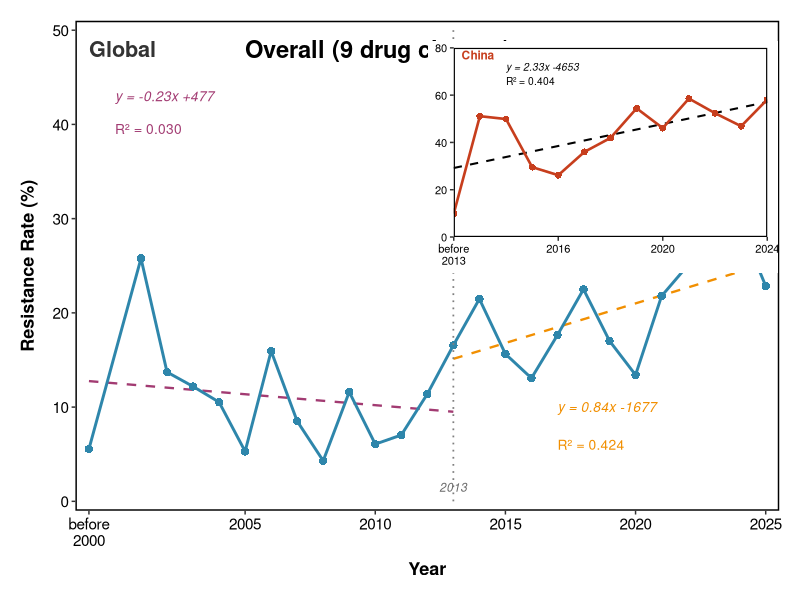
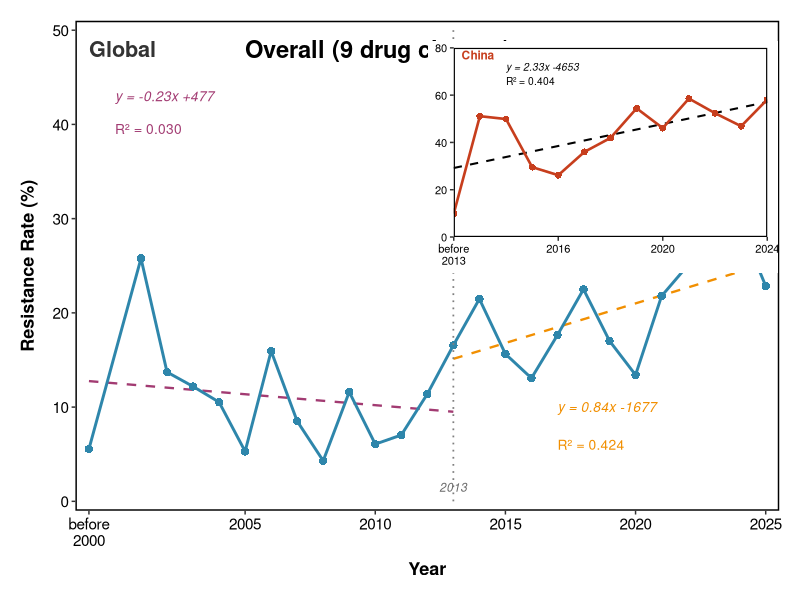
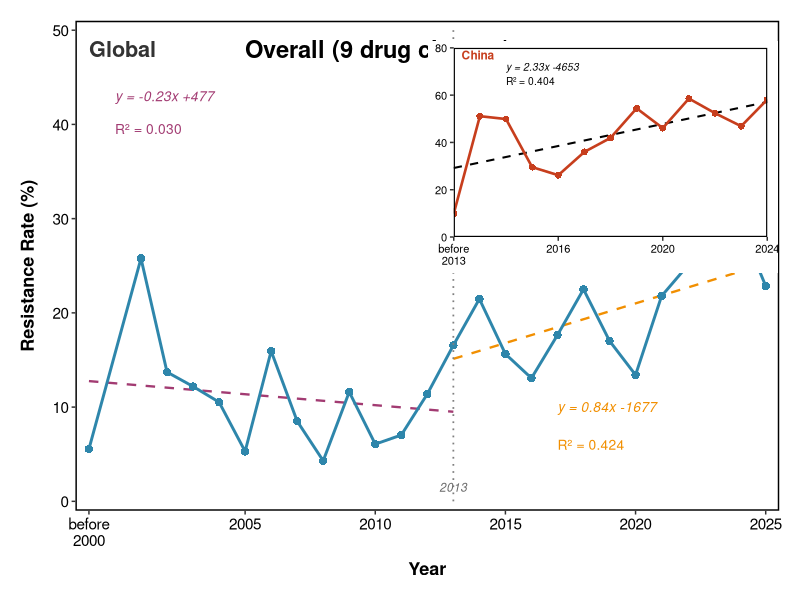
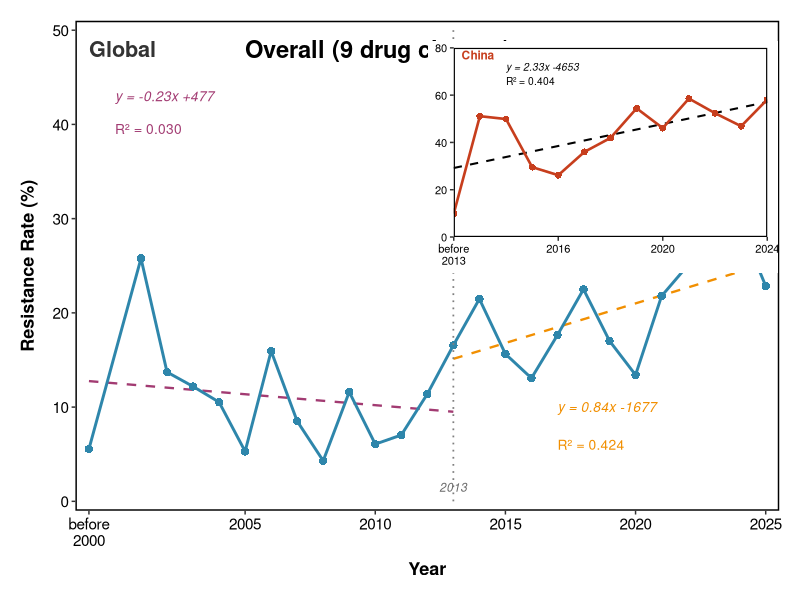

Generate these figures, in order, with R:
##============================================================
## Global & China Antibiotic Resistance Trends with Inset
## Analysis of 9 drug classes from before 2000 to 2025
##============================================================
library(ggplot2)
library(cowplot)
library(grid)

# Create output directory
if (!dir.exists("output")) dir.create("output", recursive = TRUE)

##============================================================
## 1. Main Dataset: 9 Drug Classes (before 2000 + 2001-2025, 26 values total)
##============================================================
main_list <- list(
  Penicillin = c(3.85, 8.00, 12.50, 5.38, 10.53, 5.30, 3.53, 4.94,
                 2.38, 11.94, 3.85, 3.33, 6.72, 16.78, 20.07, 10.75,
                 10.10, 16.27, 13.82, 12.10, 9.87, 19.03, 14.71, 11.90,
                 16.08, 11.43),
  Macrolide = c(0.00, 0.00, 1.56, 1.08, 1.75, 0.00, 1.18, 0.00,
                0.60, 0.00, 0.00, 0.00, 0.00, 0.00, 1.86, 1.25,
                1.98, 2.96, 2.29, 0.95, 1.29, 4.18, 6.10, 5.68,
                13.00, 2.86),
  ESBL = c(0.00, 8.00, 12.50, 10.75, 0.00, 3.97, 14.12, 7.41,
           1.79, 3.73, 3.85, 10.00, 5.88, 6.71, 4.83, 7.00,
           3.56, 6.48, 11.86, 7.18, 6.80, 12.30, 19.25, 23.36,
           23.83, 14.29),
  Trimethoprim = c(4.80, 50.00, 15.63, 8.60, 3.51, 4.64, 15.29, 3.70,
                   1.79, 5.22, 3.08, 5.56, 5.88, 22.82, 20.07, 16.00,
                   13.66, 16.61, 24.16, 17.30, 13.59, 21.58, 24.41, 24.89,
                   22.23, 28.57),
  Tetracycline = c(11.54, 42.00, 25.00, 25.81, 29.82, 9.27, 30.59, 17.28,
                   10.12, 23.88, 13.85, 14.44, 16.81, 28.19, 41.26, 30.00,
                   24.95, 30.72, 38.08, 31.95, 25.40, 34.34, 41.16, 43.23,
                   47.55, 40.00),
  Phenicols = c(1.92, 12.00, 12.50, 12.90, 5.26, 3.97, 15.29, 6.17,
                3.57, 11.19, 4.62, 5.56, 3.36, 9.40, 12.27, 14.25,
                12.08, 14.11, 21.55, 13.04, 9.87, 22.04, 24.10, 22.60,
                28.96, 25.71),
  Quinolone = c(0.00, 0.00, 0.00, 0.00, 0.00, 0.00, 1.18, 0.00,
                0.60, 0.00, 3.08, 2.22, 4.20, 15.44, 16.73, 17.00,
                14.46, 20.25, 28.40, 18.43, 12.14, 20.42, 29.89, 29.80,
                35.35, 37.14),
  Aminoglycosides = c(14.42, 56.00, 21.88, 21.51, 21.05, 11.92, 30.59, 18.52,
                      8.93, 23.13, 13.08, 12.22, 36.97, 22.15, 36.80, 23.00,
                      17.43, 26.05, 34.60, 26.18, 20.55, 32.71, 35.99, 38.43,
                      43.22, 31.43),
  Sulfonamide = c(13.46, 56.00, 21.88, 23.66, 22.81, 8.61, 31.76, 18.52,
                  8.93, 25.37, 9.23, 10.00, 22.69, 27.52, 39.41, 21.50,
                  19.41, 25.37, 27.75, 26.09, 21.20, 29.47, 29.58, 31.22,
                  35.12, 14.29)
)

##============================================================
## 2. Inset Dataset: China (2012-2024, 13 values)
##============================================================
inset_list <- list(
  Penicillin = c(15.61, 72.00, 69.09, 20.75, 19.61, 48.96,
                 50.94, 60.87, 64.58, 63.51, 51.19, 28.85, 34.74),
  Macrolide = c(0.00, 0.00, 0.00, 1.89, 1.96, 4.17,
                5.66, 7.25, 0.00, 20.27, 22.62, 22.44, 41.78),
  ESBL = c(5.56, 0.00, 0.00, 1.89, 0.00, 2.08,
           1.89, 14.49, 4.17, 35.14, 34.52, 45.51, 48.83),
  Trimethoprim = c(2.78, 72.00, 69.09, 22.64, 21.57, 22.92,
                   45.28, 59.42, 62.50, 66.22, 47.62, 33.33, 32.39),
  Tetracycline = c(15.61, 72.00, 69.09, 50.94, 37.25, 52.08,
                   54.72, 81.16, 68.75, 68.92, 63.10, 60.90, 77.46),
  Phenicols = c(15.61, 32.00, 34.55, 52.83, 49.02, 32.29,
                43.40, 50.72, 12.50, 62.16, 57.14, 55.77, 61.50),
  Quinolone = c(0.00, 72.00, 69.09, 71.70, 64.71, 61.46,
                69.81, 76.81, 68.75, 74.32, 66.67, 58.33, 77.93),
  Aminoglycosides = c(15.61, 68.00, 69.09, 24.53, 21.57, 50.00,
                      54.72, 71.01, 66.67, 67.57, 69.05, 60.90, 78.87),
  Sulfonamide = c(18.39, 72.00, 69.09, 18.87, 19.61, 50.00,
                  50.94, 68.12, 66.67, 68.92, 59.52, 55.77, 69.95)
)

# Validation
stopifnot(length(main_list) == 9, length(inset_list) == 9)
stopifnot(all(sapply(main_list,  length) == 26))
stopifnot(all(sapply(inset_list, length) == 13))

##============================================================
## 3. Aggregate: Calculate mean resistance rate per year
##============================================================
main_mat  <- do.call(cbind, main_list)
inset_mat <- do.call(cbind, inset_list)

data <- data.frame(year = c("before2000", 2001:2025), 
                   value = rowMeans(main_mat))
data$year_num <- ifelse(data$year == "before2000", 1999, as.numeric(data$year))

data_before_2013 <- data[data$year_num <= 2013, ]
data_after_2013  <- data[data$year_num >= 2013, ]

data_inset <- data.frame(time = c(2012, 2013:2024), 
                         mean_count = rowMeans(inset_mat))

##============================================================
## 4. Linear Regression Analysis
##============================================================
model_before <- lm(value ~ year_num, data = data_before_2013)
model_after  <- lm(value ~ year_num, data = data_after_2013)

y_max_main  <- 50   # Main plot y-axis limit (adjust here for all plots)
y_cap_main  <- 50   # Main plot prediction line cap
y_cap_inset <- 80   # Inset prediction line cap

# Generate prediction lines
pred_before <- data.frame(year_num = seq(min(data_before_2013$year_num),
                                         max(data_before_2013$year_num), length.out = 100))
pred_before$value <- pmax(0, pmin(y_cap_main, predict(model_before, newdata = pred_before)))

pred_after <- data.frame(year_num = seq(min(data_after_2013$year_num),
                                        max(data_after_2013$year_num), length.out = 100))
pred_after$value <- pmax(0, pmin(y_cap_main, predict(model_after, newdata = pred_after)))

# Equation and R² formatting functions
make_eq <- function(m) paste0("y = ", sprintf("%.2f", coef(m)[2]), "x ", sprintf("%+.0f", coef(m)[1]))
make_r2 <- function(m) paste0("R² = ", sprintf("%.3f", summary(m)$r.squared))

equation_before <- make_eq(model_before)
r_squared_before <- make_r2(model_before)
equation_after  <- make_eq(model_after)
r_squared_after  <- make_r2(model_after)

# Inset regression
model_inset <- lm(mean_count ~ time, data = data_inset)
pred_inset <- data.frame(time = seq(min(data_inset$time), max(data_inset$time), length.out = 100))
pred_inset$mean_count <- pmax(0, pmin(y_cap_inset, predict(model_inset, newdata = pred_inset)))
equation_inset  <- make_eq(model_inset)
r_squared_inset <- make_r2(model_inset)

##============================================================
## 5. Color Scheme
##============================================================
color_main       <- "#2E86AB"        # Main data line
color_reg_before <- "#A23B72"        # Before 2013 trend
color_reg_after  <- "#F18F01"        # After 2013 trend
color_inset      <- "#C73E1D"        # China data

##============================================================
## 6. Main Plot (y-axis: 0-50)
##============================================================
main_plot <- ggplot() +
  # Regression lines
  geom_line(data = pred_before, aes(x = year_num, y = value),
            color = color_reg_before, linetype = "dashed", linewidth = 0.8) +
  geom_line(data = pred_after, aes(x = year_num, y = value),
            color = color_reg_after, linetype = "dashed", linewidth = 0.8) +
  
  # Data line and points
  geom_line(data = data, aes(x = year_num, y = value), 
            color = color_main, linewidth = 1) +
  geom_point(data = data, aes(x = year_num, y = value), 
             color = color_main, size = 2.5, shape = 16) +
  
  # Vertical line at transition point (2013)
  geom_segment(aes(x = 2013, xend = 2013, y = 0, yend = y_max_main),
               linetype = "dotted", color = "grey50", linewidth = 0.6) +
  
  # Annotations
  annotate("text", x = 1999, y = 48, label = "Global",
           size = 5.5, hjust = 0, fontface = "bold", color = "grey20") +
  annotate("text", x = 2005, y = 48, label = "Overall (9 drug classes)",
           size = 6, hjust = 0, fontface = "bold", color = "black") +
  annotate("text", x = 2000, y = 43, label = equation_before,
           size = 3.5, hjust = 0, color = color_reg_before, fontface = "italic") +
  annotate("text", x = 2000, y = 39.5, label = r_squared_before,
           size = 3.5, hjust = 0, color = color_reg_before) +
  annotate("text", x = 2017, y = 10, label = equation_after,
           size = 3.5, hjust = 0, color = color_reg_after, fontface = "italic") +
  annotate("text", x = 2017, y = 6, label = r_squared_after,
           size = 3.5, hjust = 0, color = color_reg_after) +
  annotate("text", x = 2013, y = 1.5, label = "2013",
           size = 3, hjust = 0.5, color = "grey40", fontface = "italic") +
  
  # Axes and limits
  labs(x = "Year", y = "Resistance Rate (%)") +
  scale_x_continuous(
    breaks = c(1999, 2005, 2010, 2015, 2020, 2025),
    labels = c("before\n2000", "2005", "2010", "2015", "2020", "2025"),
    limits = c(1999, 2025),
    expand = expansion(mult = c(0.02, 0.02))
  ) +
  scale_y_continuous(
    limits = c(0, y_max_main), 
    breaks = seq(0, y_max_main, 10),
    expand = expansion(mult = c(0.02, 0.02))
  ) +
  
  # Theme
  theme_bw() +
  theme(
    text = element_text(color = "black", size = 12),
    axis.text = element_text(color = "black", size = 11),
    axis.title = element_text(size = 13, face = "bold"),
    axis.title.y = element_text(margin = margin(r = 10)),
    axis.title.x = element_text(margin = margin(t = 10)),
    panel.border = element_rect(color = "black", fill = NA, linewidth = 1),
    panel.grid = element_blank(),
    panel.background = element_rect(fill = "white"),
    plot.background = element_rect(fill = "white", color = NA),
    plot.margin = margin(15, 15, 15, 15)
  )

##============================================================
## 7. Inset Plot (China: x-axis with no margin, 2012 at left edge)
##============================================================
inset_plot <- ggplot() +
  # Regression line
  geom_line(data = pred_inset, aes(x = time, y = mean_count),
            color = "black", linetype = "dashed", linewidth = 0.7) +
  
  # Data line and points
  geom_line(data = data_inset, aes(x = time, y = mean_count),
            color = color_inset, linewidth = 0.9) +
  geom_point(data = data_inset, aes(x = time, y = mean_count),
             color = color_inset, size = 2, shape = 16) +
  
  # Annotations
  annotate("text", x = 2014, y = 72, label = equation_inset,
           size = 2.6, hjust = 0, fontface = "italic") +
  annotate("text", x = 2014, y = 66, label = r_squared_inset,
           size = 2.6, hjust = 0) +
  annotate("text", x = 2012.3, y = 77, label = "China",
           size = 3, hjust = 0, fontface = "bold", color = color_inset) +
  
  # Axes and limits
  scale_x_continuous(
    breaks = c(2012, 2016, 2020, 2024),
    labels = c("before\n2013", "2016", "2020", "2024"),
    limits = c(2012, 2024),
    expand = c(0, 0)
  ) +
  scale_y_continuous(
    limits = c(0, 80), 
    breaks = seq(0, 80, 20), 
    expand = c(0, 0)
  ) +
  
  # Theme
  theme_bw() +
  theme(
    text = element_text(color = "black", size = 9),
    axis.text = element_text(color = "black", size = 8),
    axis.title = element_blank(),
    panel.border = element_rect(color = "black", fill = NA, linewidth = 0.8),
    panel.grid = element_blank(),
    panel.background = element_rect(fill = "white"),
    plot.background = element_rect(fill = "white", color = NA),
    plot.margin = margin(5, 8, 5, 5)
  )

##============================================================
## 8. Precise Alignment: Inset left edge = Main plot x=2013
##============================================================
W <- 10  # Canvas width (inches)
H <- 7   # Canvas height (inches)

# Function to extract panel dimensions
fixed_dims <- function(p) {
  g  <- ggplotGrob(p)
  pn <- g$layout[g$layout$name == "panel", ][1, ]
  cv <- function(u) grid::convertUnit(sum(u), "in", valueOnly = TRUE)
  list(
    l = cv(g$widths[seq_len(pn$l - 1)]),
    r = cv(g$widths[-seq_len(pn$r)]),
    t = cv(g$heights[seq_len(pn$t - 1)]),
    b = cv(g$heights[-seq_len(pn$b)])
  )
}

fm <- fixed_dims(main_plot)
fi <- fixed_dims(inset_plot)

pw_main <- W - fm$l - fm$r
ph_main <- H - fm$t - fm$b

# Data coordinates → Canvas inches (including expansion 0.02)
xlo <- 1999 - 0.02 * 26
xhi <- 2025 + 0.02 * 26
ylo <- 0 - 0.02 * y_max_main
yhi <- y_max_main + 0.02 * y_max_main

x_in <- function(x) fm$l + (x - xlo) / (xhi - xlo) * pw_main
y_in <- function(y) fm$b + (y - ylo) / (yhi - ylo) * ph_main

# ---- Adjustable parameters ----
x_left_data  <- 2013   # Inset left edge aligns with main plot x (= before 2013)
x_right_data <- 2025   # Inset right edge aligns with main plot x
y_bot_data   <- 28     # Inset panel bottom (main plot y coordinate)
y_top_data   <- 48     # Inset panel top (main plot y coordinate)

pw_inset <- x_in(x_right_data) - x_in(x_left_data)
ph_inset <- y_in(y_top_data)   - y_in(y_bot_data)

inset_x <- (x_in(x_left_data) - fi$l) / W
inset_y <- (y_in(y_bot_data)  - fi$b) / H
inset_w <- (fi$l + pw_inset + fi$r) / W
inset_h <- (fi$b + ph_inset + fi$t) / H

##============================================================
## 9. Combine plots
##============================================================
final_plot <- ggdraw() +
  draw_plot(main_plot) +
  draw_plot(inset_plot, x = inset_x, y = inset_y, width = inset_w, height = inset_h)

print(final_plot)

##============================================================
## 10. Save outputs
##============================================================
ggsave("output/AMR_Temporal_Trends.png", final_plot,
       width = W, height = H, units = "in", dpi = 300, bg = "white")
ggsave("output/AMR_Temporal_Trends.pdf", final_plot,
       width = W, height = H, units = "in", device = cairo_pdf)
ggsave("output/AMR_Temporal_Trends.tiff", final_plot,
       width = W, height = H, units = "in", dpi = 300, compression = "lzw")

# Export data for reference
write.csv(data,       "output/AMR_Global_Trends_Data.csv",  row.names = FALSE)
write.csv(data_inset, "output/AMR_China_Trends_Data.csv", row.names = FALSE)

cat("\n✓ Analysis complete! All outputs saved to 'output/' directory.\n")
cat("  - Main plot: AMR_Temporal_Trends.png/pdf/tiff\n")
cat("  - Data exports: AMR_Global_Trends_Data.csv, AMR_China_Trends_Data.csv\n\n")
